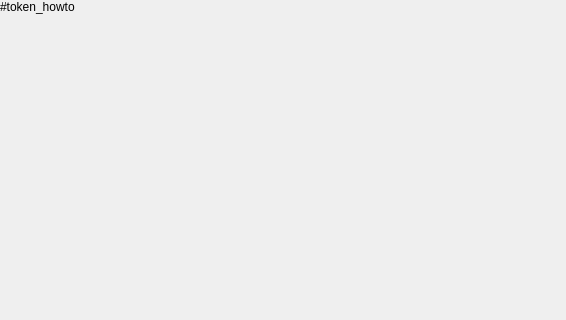
<?xml version="1.0" encoding="UTF-8"?>
<ui version="4.0">
 <class>TokenServiceWindow</class>
 <widget class="QFrame" name="TokenServiceWindow">
  <property name="geometry">
   <rect>
    <x>0</x>
    <y>0</y>
    <width>566</width>
    <height>320</height>
   </rect>
  </property>
  <property name="styleSheet">
   <string notr="true"/>
  </property>
  <layout class="QVBoxLayout" name="verticalLayout">
   <property name="margin">
    <number>0</number>
   </property>
   <item>
    <widget class="QLabel" name="lbKeysHowto">
     <property name="sizePolicy">
      <sizepolicy hsizetype="Expanding" vsizetype="Maximum">
       <horstretch>0</horstretch>
       <verstretch>0</verstretch>
      </sizepolicy>
     </property>
     <property name="minimumSize">
      <size>
       <width>0</width>
       <height>0</height>
      </size>
     </property>
     <property name="font">
      <font/>
     </property>
     <property name="text">
      <string>#token_howto</string>
     </property>
     <property name="alignment">
      <set>Qt::AlignLeading|Qt::AlignLeft|Qt::AlignTop</set>
     </property>
     <property name="wordWrap">
      <bool>true</bool>
     </property>
    </widget>
   </item>
   <item>
    <widget class="QWidget" name="wContainer" native="true"/>
   </item>
  </layout>
 </widget>
 <resources>
  <include location="../Resources/Resources.qrc"/>
 </resources>
 <connections/>
</ui>
